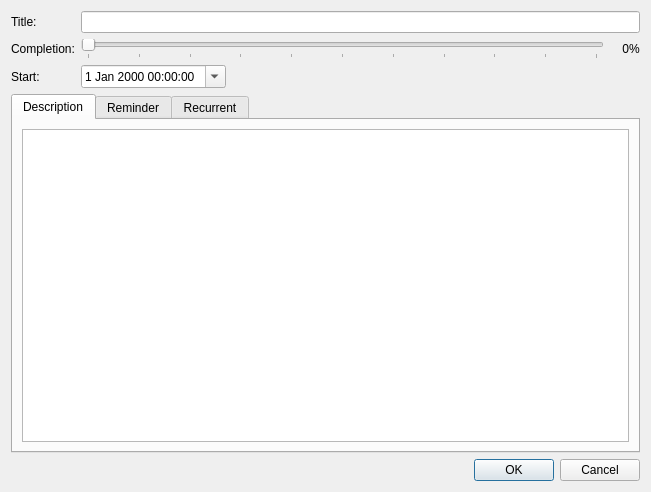
<?xml version="1.0" encoding="UTF-8"?>
<ui version="4.0">
 <class>Dialog</class>
 <widget class="QDialog" name="Dialog">
  <property name="geometry">
   <rect>
    <x>0</x>
    <y>0</y>
    <width>651</width>
    <height>492</height>
   </rect>
  </property>
  <property name="windowTitle">
   <string>Event</string>
  </property>
  <layout class="QVBoxLayout" name="verticalLayout">
   <item>
    <layout class="QFormLayout" name="formLayout">
     <item row="1" column="0">
      <widget class="QLabel" name="label">
       <property name="text">
        <string>Title:</string>
       </property>
      </widget>
     </item>
     <item row="1" column="1">
      <widget class="QLineEdit" name="titleEdit"/>
     </item>
     <item row="2" column="0">
      <widget class="QLabel" name="label_2">
       <property name="text">
        <string>Completion:</string>
       </property>
      </widget>
     </item>
     <item row="2" column="1">
      <layout class="QHBoxLayout" name="horizontalLayout_2">
       <property name="spacing">
        <number>0</number>
       </property>
       <item>
        <widget class="QSlider" name="completionSlider">
         <property name="maximum">
          <number>100</number>
         </property>
         <property name="orientation">
          <enum>Qt::Horizontal</enum>
         </property>
         <property name="tickPosition">
          <enum>QSlider::TicksBelow</enum>
         </property>
         <property name="tickInterval">
          <number>10</number>
         </property>
        </widget>
       </item>
       <item>
        <widget class="QLabel" name="completionValueLabel">
         <property name="sizePolicy">
          <sizepolicy hsizetype="Fixed" vsizetype="Preferred">
           <horstretch>0</horstretch>
           <verstretch>0</verstretch>
          </sizepolicy>
         </property>
         <property name="minimumSize">
          <size>
           <width>25</width>
           <height>0</height>
          </size>
         </property>
         <property name="text">
          <string>0</string>
         </property>
         <property name="alignment">
          <set>Qt::AlignRight|Qt::AlignTrailing|Qt::AlignVCenter</set>
         </property>
        </widget>
       </item>
       <item>
        <widget class="QLabel" name="label_6">
         <property name="text">
          <string>%</string>
         </property>
        </widget>
       </item>
      </layout>
     </item>
     <item row="3" column="0">
      <widget class="QLabel" name="label_4">
       <property name="text">
        <string>Start:</string>
       </property>
      </widget>
     </item>
     <item row="3" column="1">
      <layout class="QHBoxLayout" name="horizontalLayout_3">
       <item>
        <widget class="QDateTimeEdit" name="startDateTime">
         <property name="calendarPopup">
          <bool>true</bool>
         </property>
        </widget>
       </item>
       <item>
        <spacer name="horizontalSpacer_2">
         <property name="orientation">
          <enum>Qt::Horizontal</enum>
         </property>
         <property name="sizeHint" stdset="0">
          <size>
           <width>40</width>
           <height>20</height>
          </size>
         </property>
        </spacer>
       </item>
      </layout>
     </item>
    </layout>
   </item>
   <item>
    <widget class="QTabWidget" name="tabWidget">
     <property name="currentIndex">
      <number>0</number>
     </property>
     <widget class="QWidget" name="descTab">
      <attribute name="title">
       <string>Description</string>
      </attribute>
      <layout class="QVBoxLayout" name="verticalLayout_2">
       <item>
        <widget class="QTextEdit" name="descriptionEdit"/>
       </item>
      </layout>
     </widget>
     <widget class="QWidget" name="reminderTab">
      <attribute name="title">
       <string>Reminder</string>
      </attribute>
     </widget>
     <widget class="QWidget" name="recurrentTab">
      <attribute name="title">
       <string>Recurrent</string>
      </attribute>
     </widget>
    </widget>
   </item>
   <item>
    <widget class="QDialogButtonBox" name="buttonBox">
     <property name="standardButtons">
      <set>QDialogButtonBox::Cancel|QDialogButtonBox::Ok</set>
     </property>
    </widget>
   </item>
  </layout>
 </widget>
 <resources/>
 <connections>
  <connection>
   <sender>completionSlider</sender>
   <signal>valueChanged(int)</signal>
   <receiver>completionValueLabel</receiver>
   <slot>setNum(int)</slot>
   <hints>
    <hint type="sourcelabel">
     <x>332</x>
     <y>57</y>
    </hint>
    <hint type="destinationlabel">
     <x>612</x>
     <y>57</y>
    </hint>
   </hints>
  </connection>
  <connection>
   <sender>buttonBox</sender>
   <signal>accepted()</signal>
   <receiver>Dialog</receiver>
   <slot>accept()</slot>
   <hints>
    <hint type="sourcelabel">
     <x>325</x>
     <y>470</y>
    </hint>
    <hint type="destinationlabel">
     <x>325</x>
     <y>245</y>
    </hint>
   </hints>
  </connection>
  <connection>
   <sender>buttonBox</sender>
   <signal>rejected()</signal>
   <receiver>Dialog</receiver>
   <slot>reject()</slot>
   <hints>
    <hint type="sourcelabel">
     <x>325</x>
     <y>470</y>
    </hint>
    <hint type="destinationlabel">
     <x>325</x>
     <y>245</y>
    </hint>
   </hints>
  </connection>
 </connections>
</ui>
